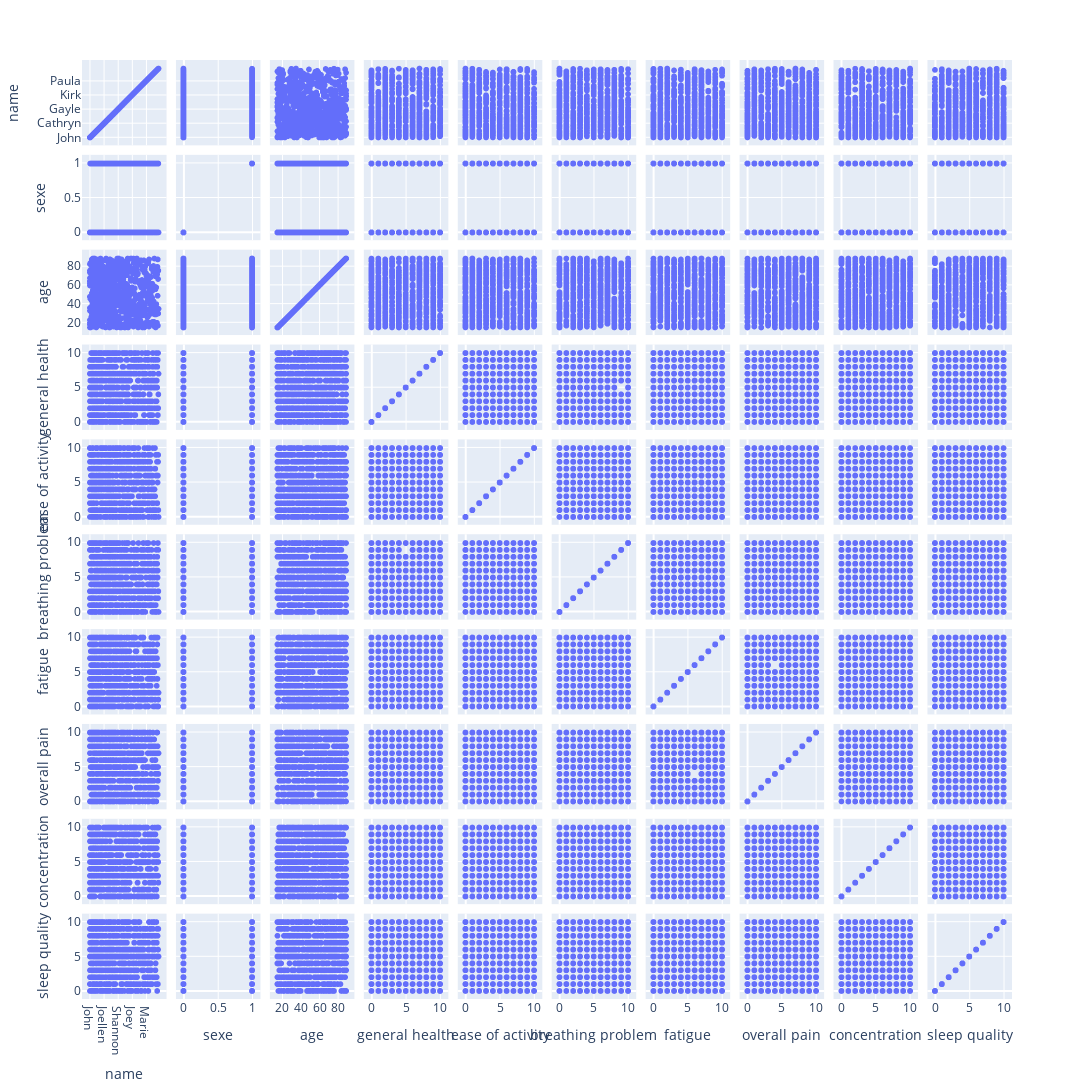

The notebook cell this image was saved under:
### Code cell
import plotly.express as plot

fig = plot.scatter_matrix(file,
                          width=1200, height=1600)
fig.show()

### Figure 1 — Plotly figure (JSON) as saved in the notebook; plotly's stock layout.template omitted (floating-point values rounded to 4 significant figures; data arrays with more than 128 entries replaced by an {"elided": "..."} marker saying what was removed)
{"data": [{"dimensions": [{"axis": {"matches": true}, "label": "name", "values": {"elided": "800 str values"}}, {"axis": {"matches": true}, "label": "sexe", "values": {"elided": "800 int values"}}, {"axis": {"matches": true}, "label": "age", "values": {"elided": "800 int values"}}, {"axis": {"matches": true}, "label": "general health", "values": {"elided": "800 int values"}}, {"axis": {"matches": true}, "label": "ease of activity", "values": {"elided": "800 int values"}}, {"axis": {"matches": true}, "label": "breathing problem", "values": {"elided": "800 int values"}}, {"axis": {"matches": true}, "label": "fatigue", "values": {"elided": "800 int values"}}, {"axis": {"matches": true}, "label": "overall pain", "values": {"elided": "800 int values"}}, {"axis": {"matches": true}, "label": "concentration", "values": {"elided": "800 int values"}}, {"axis": {"matches": true}, "label": "sleep quality", "values": {"elided": "800 int values"}}], "hovertemplate": "%{xaxis.title.text}=%{x}<br>%{yaxis.title.text}=%{y}<extra></extra>", "legendgroup": "", "marker": {"color": "#636efa", "symbol": "circle"}, "name": "", "showlegend": false, "type": "splom"}], "layout": {"dragmode": "select", "height": 1600, "legend": {"tracegroupgap": 0}, "margin": {"t": 60}, "width": 1200}}
